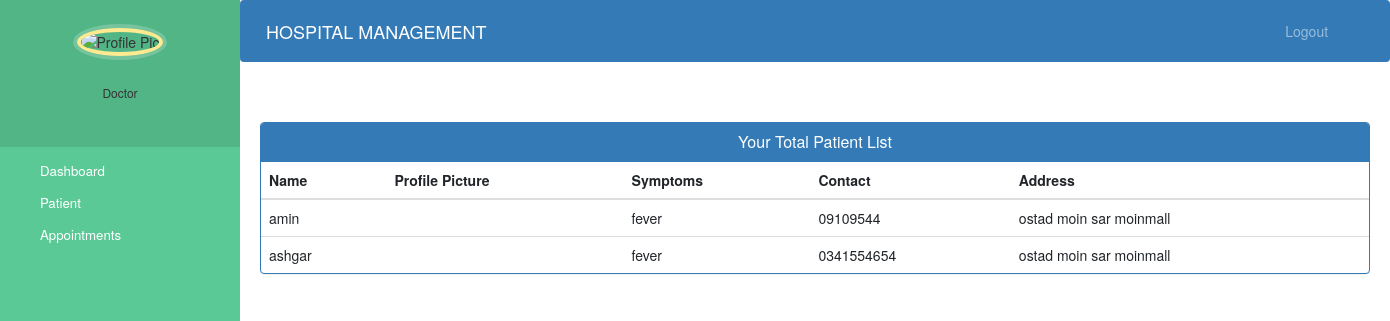
The app's page /Django-Hospital/Doctor-View-Patient (signed in), older data.
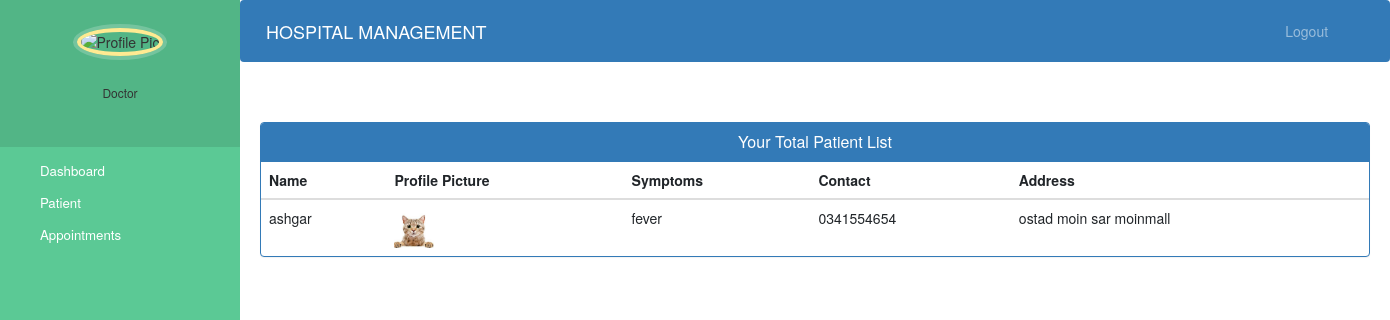
The same page, newer data.
### hospital/models.py (models this page shows, shortened)
class PatientModel(models.Model):
    patient_name = models.CharField(max_length=255)
    password = models.CharField(max_length=255, default="")
    email = models.EmailField(default="")
    doctor = models.ForeignKey(
        DoctorModel, on_delete=models.CASCADE, default="", null=True)
    profile_pic = models.ImageField(
        upload_to='upload/Patinet_Profile', null=True, blank=True)
    address = models.CharField(max_length=40)
    mobile = models.CharField(max_length=20, null=False)
    symptoms = models.CharField(max_length=100, null=False)
    is_accepted = models.BooleanField(default=False)
    is_discharged = models.BooleanField(default=False)

### hospital/views.py (the view)
# urls.py: path("Doctor-View-Patient", views.doctor_view_patient,
def doctor_view_patient(request):
    doct_id = request.session.get('loged_Doctor_id')
    doctor = get_object_or_404(DoctorModel, id=doct_id)
    patient_list = PatientModel.objects.filter(
        doctor=doct_id, is_discharged=False)
    return render(request, "hospital/doctor_view_patient.html", {'patient_list': patient_list})

### hospital/templates/hospital/doctor_view_patient.html (shortened to what this page needs)
{% extends 'hospital/doctor_base.html' %}
{% block content %}
{%load static%}
<head>
  <link href="//netdna.bootstrapcdn.com/bootstrap/3.0.0/css/bootstrap.min.css" rel="stylesheet" id="bootstrap-css">
</head>
<div class="container">
  <div class="panel panel-primary">
    <div class="panel-heading">
      <h6 class="panel-title">Your Total Patient List</h6>
    </div>
    <table class="table table-hover" id="dev-table">
      <thead>
        <tr>
          <th>Name</th>
          <th>Profile Picture</th>
          <th>Symptoms</th>
          <th>Contact</th>
          <th>Address</th>
        </tr>
      </thead>
      {% for i in patient_list %}
      <tr>
        <td> {{i.patient_name}}</td>
        <td>{% if i.profile_pic%}
          <img src="{{i.profile_pic.url}}" alt="Profile Pic" height="40px" width="40px" />
          {%endif%}
        </td>
        <td>{{i.symptoms}}</td>
        <td>{{i.mobile}}</td>
        <td>{{i.address}}</td>
      </tr>
      {% endfor %}
    </table>
  </div>
</div>
{% endblock content %}

Row changes from the older to the newer data that the page shows:
no longer on this page (row edited): PatientModel: patient_name "amin", symptoms "fever", mobile "09109544", address "ostad moin sar moinmall"
changed PatientModel "ashgar": profile_pic: picture added
